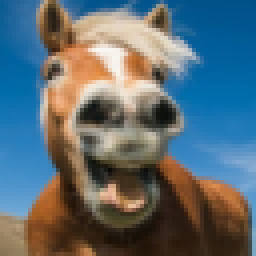
#> input picture Year1/Semester1/Practical Machine Learning/Labs/Lab1/images/07.png, 64 x 64 px, found by its file name (shown 4 times larger)
$ jupyter execute Lab3.ipynb
#> lines starting #> are read from the running program, lines starting #| are printed output that depends on the picture
## Grabcat - Foreground/background segmentation of cats in images

[cell 1]
import numpy as np
import math
import cv2 as cv
import glob
import time
import matplotlib.pyplot as plt
from sklearn.cluster import KMeans
import scipy.io
from skimage.segmentation import slic
from skimage.segmentation import mark_boundaries
from sklearn.metrics import precision_score,recall_score,accuracy_score

[cell 2]
# [11 lines left out: function show_images, not called in this run]

[cell 3]
# [15 lines left out: function measure_performance, not called in this run]

[cell 4]
def get_regions(image):
    """
    image: image for segmentation
    -select the ROI
    -create list with background pixels
    -create list with foreground pixels
    returns the coordinates of region of interest, cropped_image, background and foreground pixels
    """
    r = cv.selectROI("select the area", image)
    cropped_image = image[int(r[1]):int(r[1]+r[3]), int(r[0]):int(r[0]+r[2])]
    show_images(cropped_image)
    background=[]
    #left

    #right

    #up

    #down


    b=np.array(background)
    fb=cropped_image.reshape((-1, 3))
    return r,b,fb,cropped_image

[cell 5]
# [9 lines left out: function get_kmean_centroids, not called in this run]

[cell 6]
# [33 lines left out: function segment_image, not called in this run]

[cell 7]
image_path='07.jpg'
gt_image_path='07.png'
gt_image=cv.imread('ground_truth/'+gt_image_path,cv.IMREAD_GRAYSCALE)
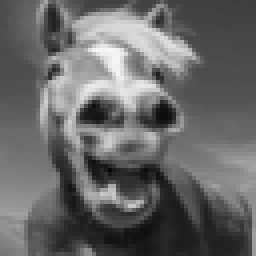
#> gt_image: shape (64, 64) (shown 4 times larger); min 8, max 246, mean 103.5
img_name=image_path.split('.')[0]
image = cv.imread('images/'+image_path)
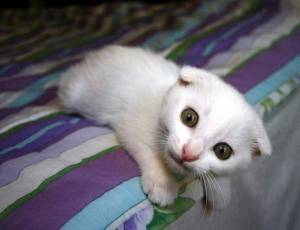
#> input picture Year1/Semester2/Computer Vision/Labs/Lab3/images/07.jpg, 300 x 230 px
#> image is the input picture: shape (230, 300, 3); mean B, G, R 113.5, 105.7, 107.6
r,b_orig,fb_orig,cropped_image=get_regions(image)
mask=segment_image(cropped_image,5,10,7,b_orig,fb_orig,img_name)
full_image=np.zeros((image.shape[0],image.shape[1],1))
full_image[r[1]:r[1]+r[3],r[0]:r[0]+r[2]]=1
full_image[r[1]:r[1]+r[3],r[0]:r[0]+r[2]]=full_image[r[1]:r[1]+r[3],r[0]:r[0]+r[2]] * mask[:, :, np.newaxis]
show_images(full_image)
cv.imwrite("segmentations/"+img_name+'_classic'+'.jpg', full_image)
print(measure_performance(full_image.copy(),gt_image.copy()))
